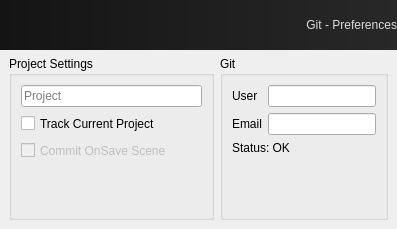
<?xml version="1.0" encoding="UTF-8"?>
<ui version="4.0">
 <class>Dialog</class>
 <widget class="QDialog" name="Dialog">
  <property name="geometry">
   <rect>
    <x>0</x>
    <y>0</y>
    <width>397</width>
    <height>229</height>
   </rect>
  </property>
  <property name="windowTitle">
   <string>GitForSoftimage - Prefs</string>
  </property>
  <layout class="QVBoxLayout" name="verticalLayout_3">
   <property name="margin">
    <number>0</number>
   </property>
   <item>
    <widget class="QLabel" name="banner_label">
     <property name="sizePolicy">
      <sizepolicy hsizetype="Preferred" vsizetype="Minimum">
       <horstretch>0</horstretch>
       <verstretch>0</verstretch>
      </sizepolicy>
     </property>
     <property name="minimumSize">
      <size>
       <width>0</width>
       <height>50</height>
      </size>
     </property>
     <property name="maximumSize">
      <size>
       <width>16777215</width>
       <height>50</height>
      </size>
     </property>
     <property name="styleSheet">
      <string notr="true">font: 75 bold italic 18pt &quot;Trebuchet MS&quot;;
color: rgb(220, 220, 220);
background-color: qlineargradient(spread:pad, x1:0, y1:0, x2:1, y2:0, stop:0 rgba(20, 20, 20, 255), stop:1 rgba(40, 40, 40, 255));</string>
     </property>
     <property name="text">
      <string>Git - Preferences</string>
     </property>
     <property name="alignment">
      <set>Qt::AlignRight|Qt::AlignTrailing|Qt::AlignVCenter</set>
     </property>
     <property name="margin">
      <number>9</number>
     </property>
    </widget>
   </item>
   <item>
    <layout class="QHBoxLayout" name="contents_layout">
     <property name="leftMargin">
      <number>9</number>
     </property>
     <property name="topMargin">
      <number>0</number>
     </property>
     <property name="rightMargin">
      <number>9</number>
     </property>
     <property name="bottomMargin">
      <number>9</number>
     </property>
     <item>
      <widget class="QGroupBox" name="project_groupbox">
       <property name="sizePolicy">
        <sizepolicy hsizetype="Preferred" vsizetype="Preferred">
         <horstretch>1</horstretch>
         <verstretch>0</verstretch>
        </sizepolicy>
       </property>
       <property name="title">
        <string>Project Settings</string>
       </property>
       <layout class="QVBoxLayout" name="verticalLayout_2">
        <item>
         <widget class="QLineEdit" name="project_lineEdit">
          <property name="enabled">
           <bool>true</bool>
          </property>
          <property name="readOnly">
           <bool>true</bool>
          </property>
          <property name="placeholderText">
           <string>Project</string>
          </property>
         </widget>
        </item>
        <item>
         <layout class="QVBoxLayout" name="project_vlayout">
          <item>
           <widget class="QCheckBox" name="tracked_checkBox">
            <property name="sizePolicy">
             <sizepolicy hsizetype="Minimum" vsizetype="Expanding">
              <horstretch>0</horstretch>
              <verstretch>0</verstretch>
             </sizepolicy>
            </property>
            <property name="text">
             <string>Track Current Project</string>
            </property>
           </widget>
          </item>
          <item>
           <widget class="QCheckBox" name="commit_checkBox">
            <property name="enabled">
             <bool>false</bool>
            </property>
            <property name="sizePolicy">
             <sizepolicy hsizetype="Minimum" vsizetype="Expanding">
              <horstretch>0</horstretch>
              <verstretch>0</verstretch>
             </sizepolicy>
            </property>
            <property name="text">
             <string>Commit OnSave Scene</string>
            </property>
           </widget>
          </item>
         </layout>
        </item>
        <item>
         <spacer name="git_spacer">
          <property name="orientation">
           <enum>Qt::Vertical</enum>
          </property>
          <property name="sizeHint" stdset="0">
           <size>
            <width>20</width>
            <height>40</height>
           </size>
          </property>
         </spacer>
        </item>
       </layout>
      </widget>
     </item>
     <item>
      <layout class="QVBoxLayout" name="git_vlayout">
       <item>
        <widget class="QGroupBox" name="git_groupBox">
         <property name="title">
          <string>Git</string>
         </property>
         <layout class="QVBoxLayout" name="verticalLayout">
          <item>
           <layout class="QFormLayout" name="git_layout">
            <item row="0" column="0">
             <widget class="QLabel" name="user_Label">
              <property name="text">
               <string>User</string>
              </property>
             </widget>
            </item>
            <item row="0" column="1">
             <widget class="QLineEdit" name="user_lineEdit">
              <property name="sizePolicy">
               <sizepolicy hsizetype="Expanding" vsizetype="Minimum">
                <horstretch>0</horstretch>
                <verstretch>0</verstretch>
               </sizepolicy>
              </property>
             </widget>
            </item>
            <item row="1" column="0">
             <widget class="QLabel" name="email_label">
              <property name="text">
               <string>Email</string>
              </property>
             </widget>
            </item>
            <item row="1" column="1">
             <widget class="QLineEdit" name="email_lineEdit">
              <property name="sizePolicy">
               <sizepolicy hsizetype="Expanding" vsizetype="Minimum">
                <horstretch>0</horstretch>
                <verstretch>0</verstretch>
               </sizepolicy>
              </property>
             </widget>
            </item>
           </layout>
          </item>
          <item>
           <widget class="QLabel" name="status_label">
            <property name="text">
             <string>Status: OK</string>
            </property>
           </widget>
          </item>
          <item>
           <spacer name="git_spacer_2">
            <property name="orientation">
             <enum>Qt::Vertical</enum>
            </property>
            <property name="sizeHint" stdset="0">
             <size>
              <width>20</width>
              <height>40</height>
             </size>
            </property>
           </spacer>
          </item>
         </layout>
        </widget>
       </item>
      </layout>
     </item>
    </layout>
   </item>
  </layout>
 </widget>
 <tabstops>
  <tabstop>project_lineEdit</tabstop>
  <tabstop>tracked_checkBox</tabstop>
  <tabstop>commit_checkBox</tabstop>
  <tabstop>user_lineEdit</tabstop>
  <tabstop>email_lineEdit</tabstop>
 </tabstops>
 <resources/>
 <connections>
  <connection>
   <sender>tracked_checkBox</sender>
   <signal>clicked()</signal>
   <receiver>Dialog</receiver>
   <slot>tracked_clicked()</slot>
   <hints>
    <hint type="sourcelabel">
     <x>108</x>
     <y>119</y>
    </hint>
    <hint type="destinationlabel">
     <x>360</x>
     <y>201</y>
    </hint>
   </hints>
  </connection>
  <connection>
   <sender>commit_checkBox</sender>
   <signal>clicked()</signal>
   <receiver>Dialog</receiver>
   <slot>commit_clicked()</slot>
   <hints>
    <hint type="sourcelabel">
     <x>75</x>
     <y>144</y>
    </hint>
    <hint type="destinationlabel">
     <x>346</x>
     <y>223</y>
    </hint>
   </hints>
  </connection>
 </connections>
 <slots>
  <slot>tracked_clicked()</slot>
  <slot>commit_clicked()</slot>
 </slots>
</ui>
